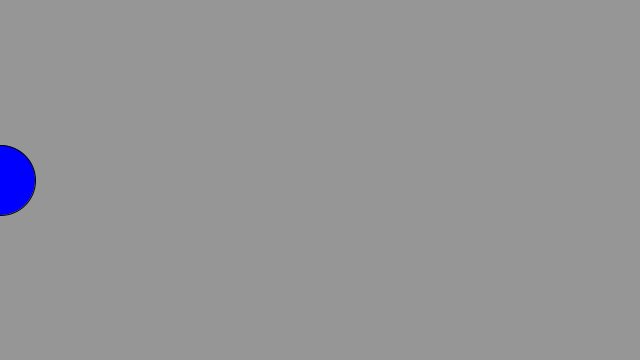
Frame 1 (no input)
Frame 60 (the mouse pressed at the canvas centre just before this capture): identical to frame 1, image omitted
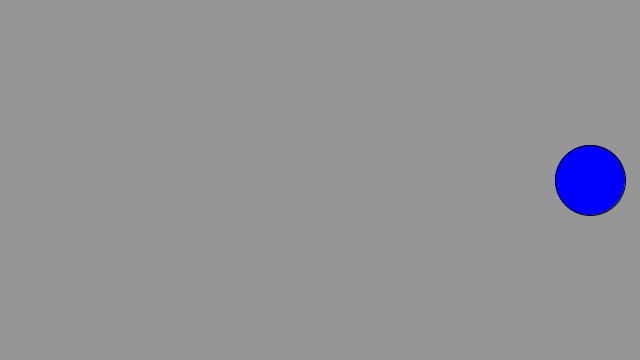
Frame 120 (the mouse held since frame 60 and released just before this capture)

The Processing sketch that drew these frames (run headless with seeded random() and noise(); from frame 60 on, the mouse is pressed at the canvas centre):

// Processing sketch: M_BouncingBallV4
// ── M_BouncingBallV4.pde
float circleX;
float speedX;
boolean clicDetect = false;

void setup() {
  size(640, 360);
  circleX = 0;
  speedX = 10;
}

void draw() {
  background(150);

  fill(0,0,255);
  ellipse(circleX, height/2, 70, 70);

  if (clicDetect) {
    circleX += speedX;
  }

  if (circleX > width || circleX < 0) { // If the ball crosses one of the window sides (right or left)
    speedX = speedX * -1 ; // Turn around!
    //speedX = speedX < 0 ? (speedX - 2) * -1 : (speedX + 2) * -1 ; // Turn around! and number 2 is for increase speed
  }

  println(speedX);
}

void mousePressed() {
  clicDetect = !clicDetect;
}
